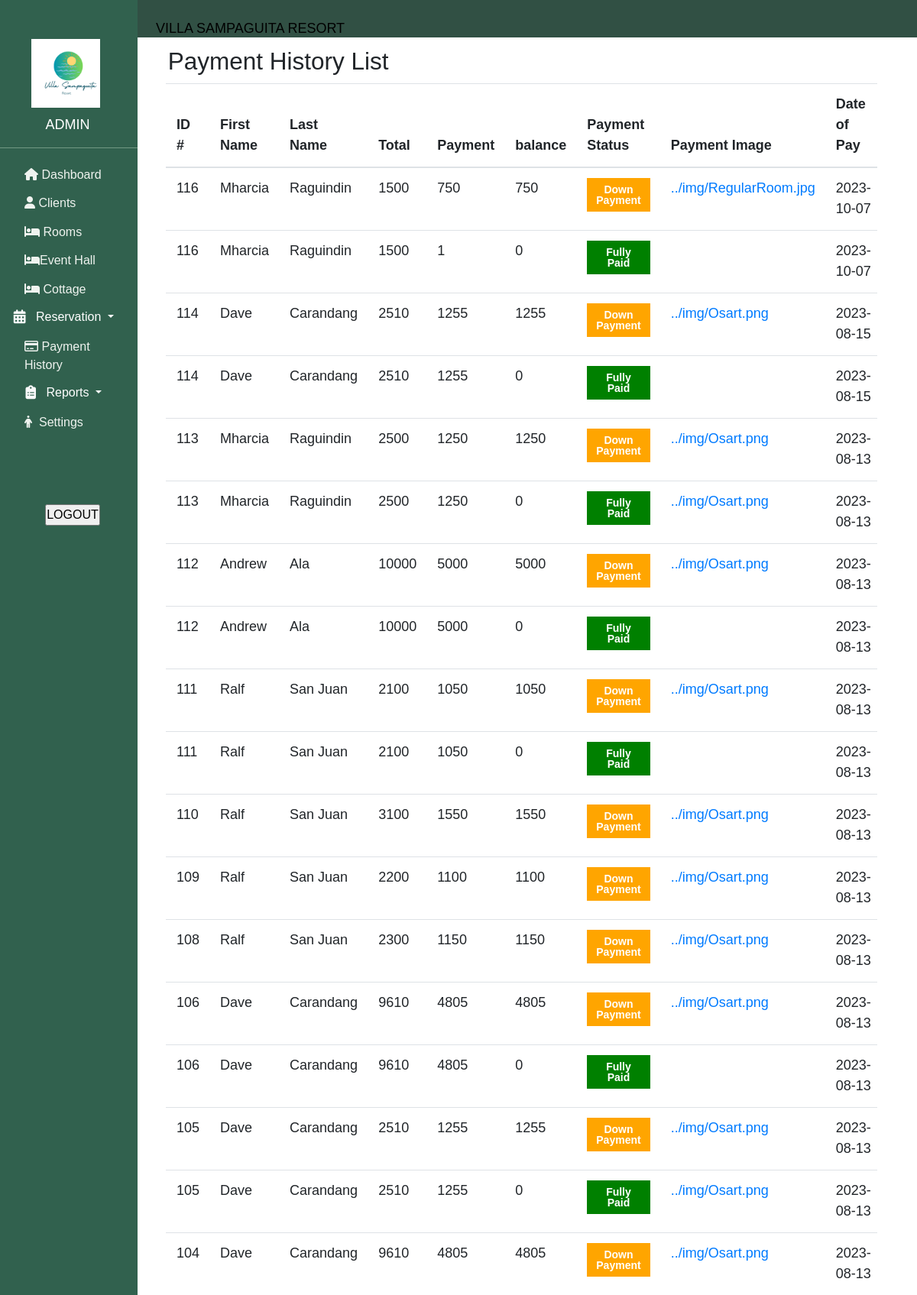
Screenshot of /adminview/payment.php (signed in) with the database file from the repository.
### tables this page shows
CREATE TABLE `payment` (
  `payment_Id` int(11) NOT NULL,
  `people_Id` int(11) NOT NULL,
  `reservation_Id` int(11) NOT NULL,
  `total` int(11) NOT NULL,
  `downpayment` int(11) NOT NULL,
  `balance` int(11) NOT NULL,
  `reference` varchar(250) NOT NULL,
  `payment_status` varchar(250) NOT NULL,
  `date_of_pay` varchar(250) NOT NULL,
  `name` varchar(250) NOT NULL,
  `image_dir` varchar(250) NOT NULL
);

CREATE TABLE `people` (
  `people_Id` int(11) NOT NULL,
  `fName` varchar(250) NOT NULL,
  `lName` varchar(250) NOT NULL,
  `user_type` varchar(250) NOT NULL,
  `email` varchar(250) NOT NULL,
  `contactNumber` varchar(250) NOT NULL,
  `address` varchar(250) NOT NULL,
  `password` varchar(250) NOT NULL,
  `user_date_created` varchar(250) NOT NULL
);

### adminview/payment.php (the view, shortened to what this page needs)
<?php
include('../database/connect.php');
?>
    <!DOCTYPE html>
<html>
<head>
  <head>
    <link rel="stylesheet" href="https://cdn.jsdelivr.net/npm/bootstrap@4.0.0/dist/css/bootstrap.min.css">
        <link rel="stylesheet" href="https://cdnjs.cloudflare.com/ajax/libs/font-awesome/4.7.0/css/font-awesome.min.css">
       <link rel="stylesheet" href="../admin_dashboard/home.css"></link>
       <link rel="stylesheet" href="https://ajax.googleapis.com/ajax/libs/jqueryui/1.12.1/themes/smoothness/jquery-ui.css">
        <link rel="stylesheet" href="//code.jquery.com/ui/1.12.1/themes/base/jquery-ui.css">
  </head>
</head>
<body >
        <?php
            include "../admin_dashboard/header.php";
            include "../admin_dashboard/sidebar.php";
        ?>
<div class="row ml-5">
    <div class="col-md-1 ">
    </div>
  <div class="col-md-11  ">
  <div class="d-flex justify-content: center; align-items: center ">
    <h3 class="ml-5 mt-1">Payment History List</h3>
  </div>
  <table class="table table-responsive" id="" style="margin: 0 auto; width: 90%; ">
        <thead>
        <tr >
            <th class="">ID #</th>
            <th>First Name</th>
            <th>Last Name</th>
            <th>Total</th>
            <th>Payment</th>
            <th>balance</th>
            <th>Payment Status</th>
            <th>Payment Image</th>
            <th>Date of Pay</th>
        </tr>
        </thead>
        <tbody>
            <?php
            $sql = "SELECT p.payment_Id, p.people_Id, p.reservation_Id, p.total, p.downpayment, p.balance, p.reference, p.image_dir, p.payment_status, p.date_of_pay, u.people_Id, u.fName, u.lName FROM payment p INNER JOIN people u ON p.people_Id = u.people_Id ORDER BY p.reservation_Id DESC ";
            $result = $conn->query($sql);
            ?>
            <?php if($result->num_rows > 0){?>
                <?php while($rows = $result->fetch_assoc()){?>
            <tr>
                <td class=""><?php echo $rows['reservation_Id'];?></td>
                <td><?php echo $rows['fName'];?></td>
                <td><?php echo $rows['lName'];?></td>
                <td><?php echo $rows['total'];?></td>
                <td><?php echo $rows['downpayment'];?></td>
                <td><?php echo $rows['balance'];?></td>
                <td>
                    <?php
                    if($rows['payment_status'] == "1stPay"){
                        echo "<span style='background: orange; padding: 8px 12px; width: 100%; display: inline-block; text-align: center; font-weight: bold; color: white; font-size: 14px; line-height: 14px;'>Down Payment</span>";
                    }
                    elseif($rows['payment_status'] == "2ndPay"){
                        echo "<span style='background: green; padding: 8px 12px; width: 100%; display: inline-block; text-align: center; font-weight: bold; color: white; font-size: 14px; line-height: 14px;'>Fully Paid</span>";
                    }
                    ?>
                </td>
                <td><a href="<?php echo $rows['image_dir']?>"><?php echo $rows['image_dir']?></a></td>
                <td><?php echo $rows['date_of_pay'];?></td>
            </tr>
                <?php } ?>
            <?php } ?>
            </tbody>
    </table>
  </div>
</div>
                </body>
 </html>

### admin_dashboard/home.css (style rules this page uses)
* { margin: 0; padding: 0; font-family: 'italic', sans-serif; font-size: 18px; }

### rows the page displays
payment: reservation_Id "116", people_Id.fName "Mharcia", people_Id.lName "Raguindin", total "1500", downpayment "750", balance "750", payment_status "Down Payment", image_dir "../img/RegularRoom.jpg", date_of_pay "2023-10-07"
payment: reservation_Id "116", people_Id.fName "Mharcia", people_Id.lName "Raguindin", total "1500", downpayment "1", balance "0", payment_status "Fully Paid", date_of_pay "2023-10-07"
payment: reservation_Id "114", people_Id.fName "Dave", people_Id.lName "Carandang", total "2510", downpayment "1255", balance "1255", payment_status "Down Payment", image_dir "../img/Osart.png", date_of_pay "2023-08-15"
payment: reservation_Id "114", people_Id.fName "Dave", people_Id.lName "Carandang", total "2510", downpayment "1255", balance "0", payment_status "Fully Paid", date_of_pay "2023-08-15"
payment: reservation_Id "113", people_Id.fName "Mharcia", people_Id.lName "Raguindin", total "2500", downpayment "1250", balance "1250", payment_status "Down Payment", image_dir "../img/Osart.png", date_of_pay "2023-08-13"
payment: reservation_Id "113", people_Id.fName "Mharcia", people_Id.lName "Raguindin", total "2500", downpayment "1250", balance "0", payment_status "Fully Paid", image_dir "../img/Osart.png", date_of_pay "2023-08-13"
payment: reservation_Id "112", people_Id.fName "Andrew", people_Id.lName "Ala", total "10000", downpayment "5000", balance "5000", payment_status "Down Payment", image_dir "../img/Osart.png", date_of_pay "2023-08-13"
payment: reservation_Id "112", people_Id.fName "Andrew", people_Id.lName "Ala", total "10000", downpayment "5000", balance "0", payment_status "Fully Paid", date_of_pay "2023-08-13"
payment: reservation_Id "111", people_Id.fName "Ralf", people_Id.lName "San Juan", total "2100", downpayment "1050", balance "1050", payment_status "Down Payment", image_dir "../img/Osart.png", date_of_pay "2023-08-13"
payment: reservation_Id "111", people_Id.fName "Ralf", people_Id.lName "San Juan", total "2100", downpayment "1050", balance "0", payment_status "Fully Paid", date_of_pay "2023-08-13"
payment: reservation_Id "110", people_Id.fName "Ralf", people_Id.lName "San Juan", total "3100", downpayment "1550", balance "1550", payment_status "Down Payment", image_dir "../img/Osart.png", date_of_pay "2023-08-13"
payment: reservation_Id "109", people_Id.fName "Ralf", people_Id.lName "San Juan", total "2200", downpayment "1100", balance "1100", payment_status "Down Payment", image_dir "../img/Osart.png", date_of_pay "2023-08-13"
payment: reservation_Id "108", people_Id.fName "Ralf", people_Id.lName "San Juan", total "2300", downpayment "1150", balance "1150", payment_status "Down Payment", image_dir "../img/Osart.png", date_of_pay "2023-08-13"
payment: reservation_Id "106", people_Id.fName "Dave", people_Id.lName "Carandang", total "9610", downpayment "4805", balance "4805", payment_status "Down Payment", image_dir "../img/Osart.png", date_of_pay "2023-08-13"
payment: reservation_Id "106", people_Id.fName "Dave", people_Id.lName "Carandang", total "9610", downpayment "4805", balance "0", payment_status "Fully Paid", date_of_pay "2023-08-13"
payment: reservation_Id "105", people_Id.fName "Dave", people_Id.lName "Carandang", total "2510", downpayment "1255", balance "1255", payment_status "Down Payment", image_dir "../img/Osart.png", date_of_pay "2023-08-13"
payment: reservation_Id "105", people_Id.fName "Dave", people_Id.lName "Carandang", total "2510", downpayment "1255", balance "0", payment_status "Fully Paid", image_dir "../img/Osart.png", date_of_pay "2023-08-13"
payment: reservation_Id "104", people_Id.fName "Dave", people_Id.lName "Carandang", total "9610", downpayment "4805", balance "4805", payment_status "Down Payment", image_dir "../img/Osart.png", date_of_pay "2023-08-13"
